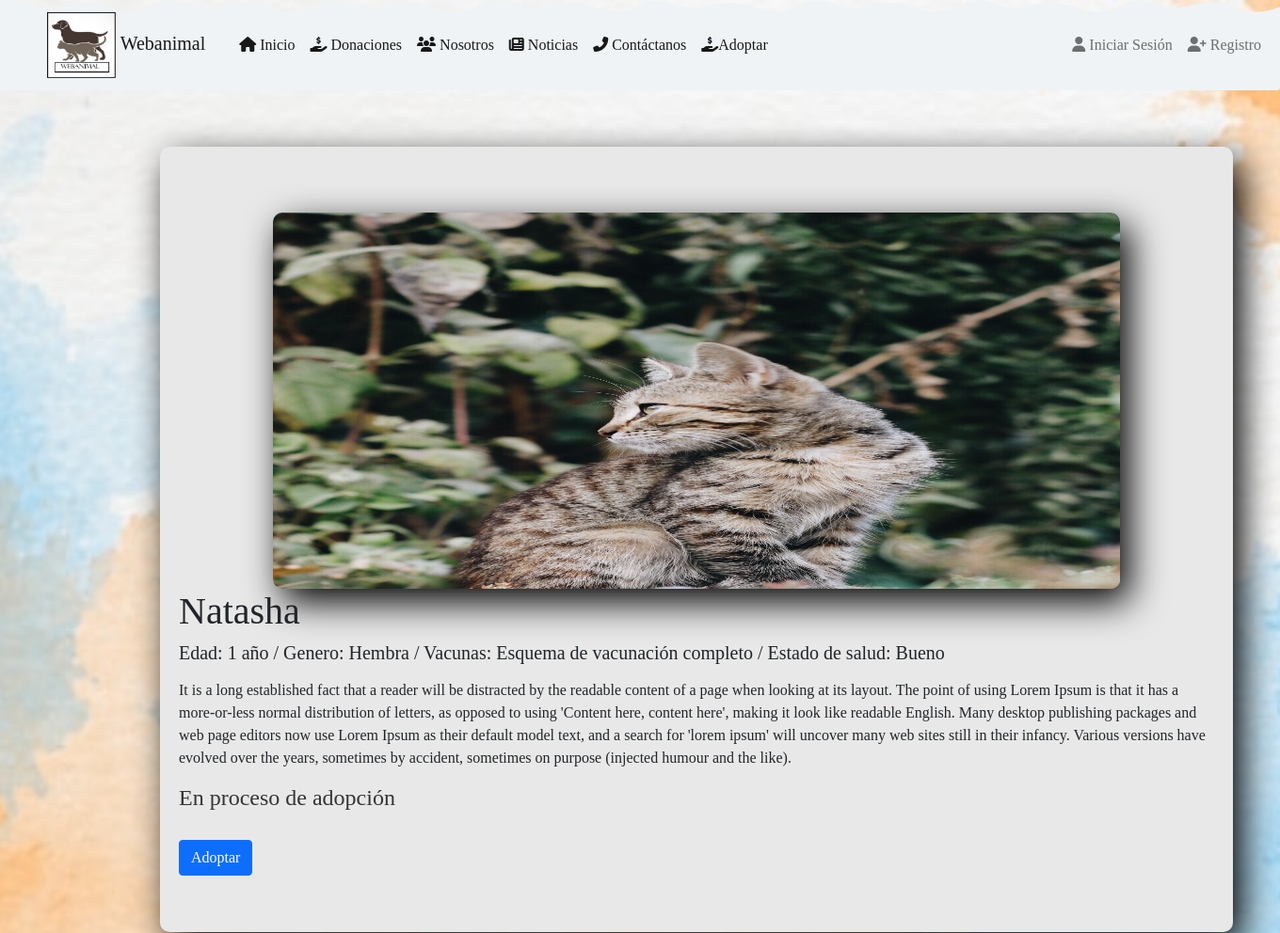
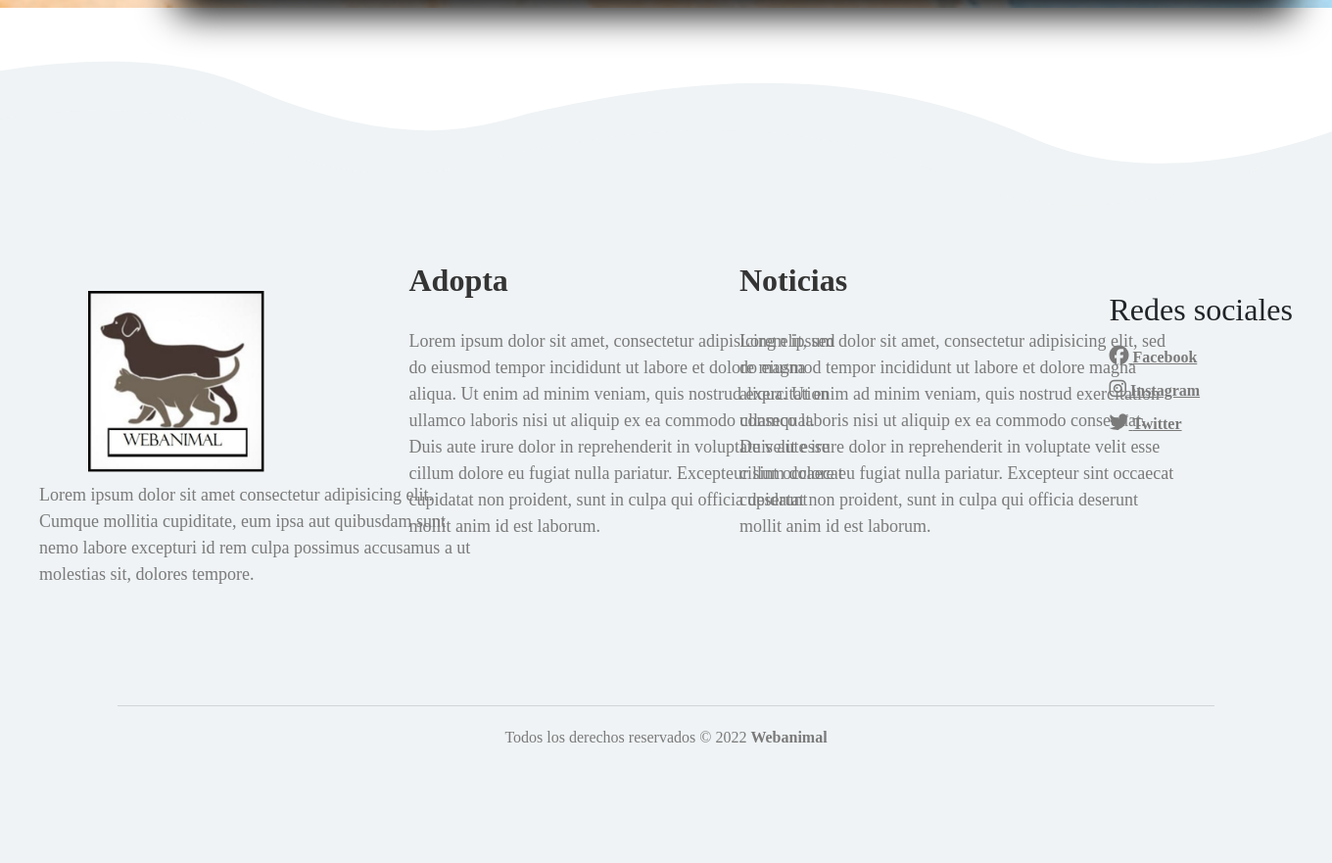
Page /mascotas/natasha on the committed database (2 pictures, top to bottom).
### pets/models.py (models this page shows)
class Pets(models.Model):
    name = models.CharField(max_length=20)
    description = models.TextField()
    history = models.TextField()
    state = models.CharField(max_length=50)
    slug = models.SlugField(null=False, blank=False, unique=True)
    image = models.ImageField(upload_to='pets', null=False, blank=False)
    image2 = models.ImageField(upload_to='pets', null=False, blank=False)
    image3 = models.ImageField(upload_to='pets', null=False, blank=False)
    image4 = models.ImageField(upload_to='pets', null=False, blank=False)
    created_at = models.DateTimeField(auto_now_add=True)
    def __str__(self):
        return self.name

### pets/views.py (the view)
# urls.py: path('<slug:slug>', views.PetsDetailView.as_view(), name='pets'),
class PetsDetailView(DetailView):
    model = Pets
    template_name = 'pets/pet.html'
    def get_context_data(self, **kwargs):
        context = super().get_context_data(**kwargs)
        print (context)
        return context

### pets/templates/pets/pet.html (shortened to what this page needs)
{%  extends 'base.html' %}
{%  load static %}
{% block head %}
    <link rel="stylesheet" href="../static/css/petStyle.css">
{% endblock %}
{% block content %}
<div class="bg">
    <div>
        {% if pets.image %}
            <div class="slider-frame">
                <ul>
                    <li><img src="{{ pets.image.url }}" alt="Imagen de la mascota" width="200" height="500"></li>
                </ul>
            </div>
        {% endif %}
    </div>
        <div class="col">
            <div class="h1">{{ pets.name }}</div>
                <div class="h5 font.weight-bold">
                    <div class="card-name">
                        <p>{{ pets.description }}</p>
                    </div>
                </div>
                <div class="">
                    <p>{{ pets.history }}</p>
                </div>
                <div>
                  <h4 class="h4">{{ pets.state }}</h4>
                </div>
                <div class="">
                    <input type="submit" name="" value="Adoptar" class="btn btn-primary">
                </div>
        </div>
</div>
{% endblock %}

### static/css/fondo_pantalla.css (style rules this page uses)
#img { background-repeat: no-repeat; background-position: top; background-size: 1900px 1000px; background-attachment: fixed; }

### static/css/petStyle.css (style rules this page uses)
* { margin: 0; padding: 0; box-sizing: border-box; font-family: lato; }
div.bg { background: #e8e8e8; font-family: 'Open Sans', sans-serif; box-shadow: 10px 14px 38px #000; border-radius: 10px; margin: 60px; padding: 60px 20px; }
.h4 { margin-bottom: 30px; color: #343434; font-weight: 20; }
.slider-frame { width: 900px; height: 400px; margin: 10px auto 0; overflow: hidden; box-shadow: 10px 14px 38px #000; border-radius: 10px; }
.slider-frame ul { display: flex; padding: 0; width: 400%; animation: slide 20s infinite alternate ease-in-out; }
.slider-frame li { width: 100%; list-style: none; }
.slider-frame img { width: 100%; }

### static/css/footerStyle.css (style rules this page uses)
* { font-family: Franklin Gothic; }

### rows in the picture
Pets: image (picture), name "Natasha", description "Edad: 1 año / Genero: Hembra / Vacunas: Esquema de vacunación completo / Estado de salud: Bueno", history "It is a long established fact that a reader will be distracted by the readable content of a page when looking at its layout. The point of using Lorem Ipsum is that it has a more-or-less normal distribution of letters, as opposed to using 'Content here, content here', making it look like readable English. Many desktop publishing packages and web page editors now use Lorem Ipsum as their default model text, and a search for 'lorem ipsum' will uncover many web sites still in their infancy. Various versions have evolved over the years, sometimes by accident, sometimes on purpose (injected humour and the like).", state "En proceso de adopción"
